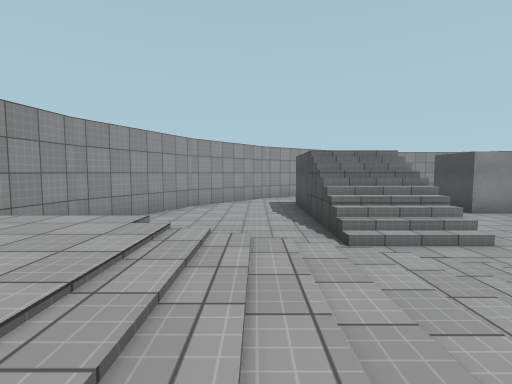
View 1 (above)

17 first-person views from a walk through a 3-D level made in the Unity game engine. The camera is 1.3 m above the floor, tilts 4° down and sees 85° across. The floor is counted in squares, 2 m on a side. Each view is taken from the middle of a square. On the plan, view 1 faces up. The plan holds only what a view shows up to about 9 squares ahead; the rest is blank. Some animated figures are left out. Surface patterns are stand-ins for the level's own textures.

View 2
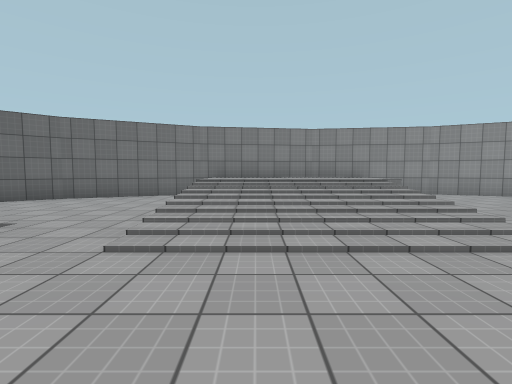

View 3
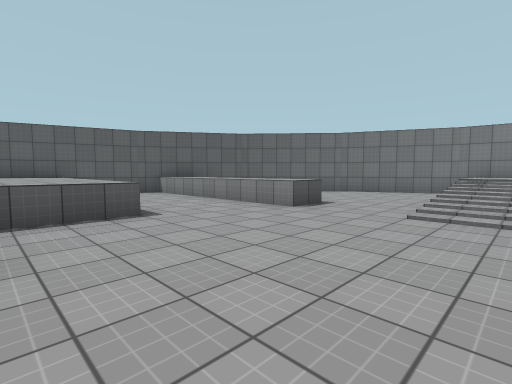

View 4
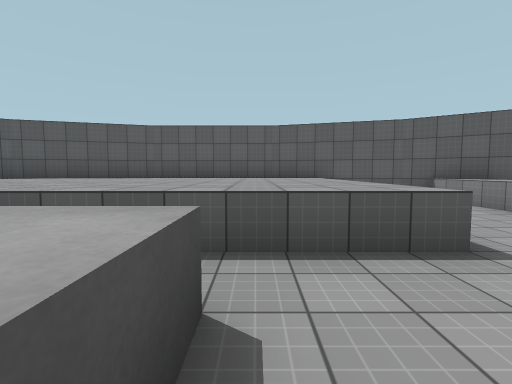

View 5
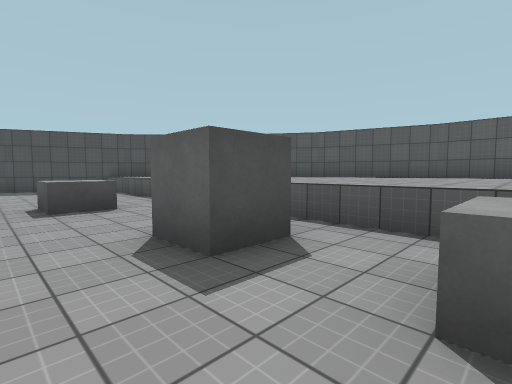

View 6
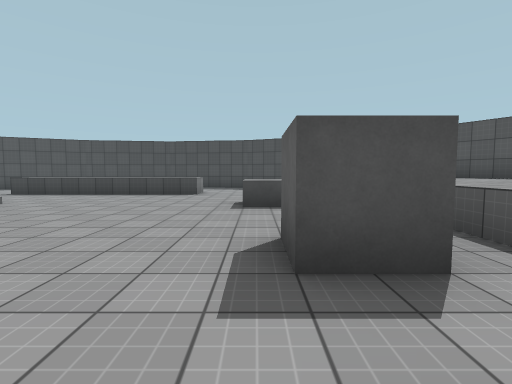

View 7
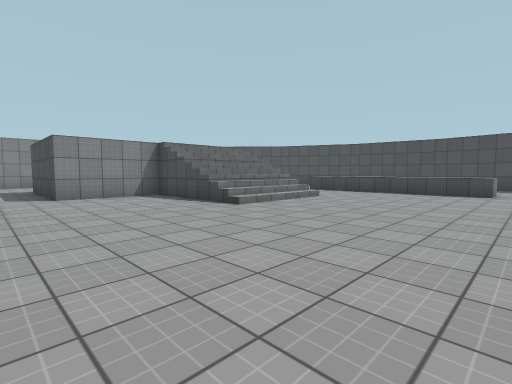

View 8
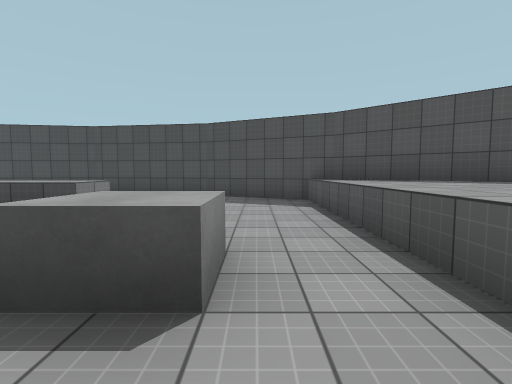

View 9
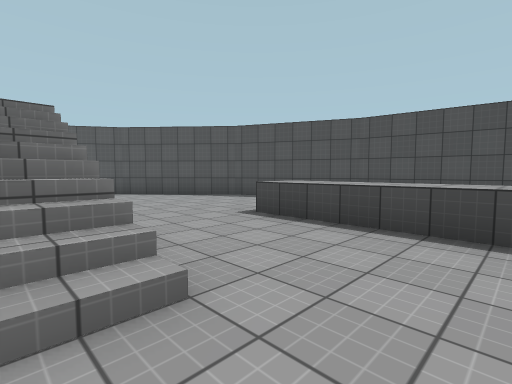

View 10
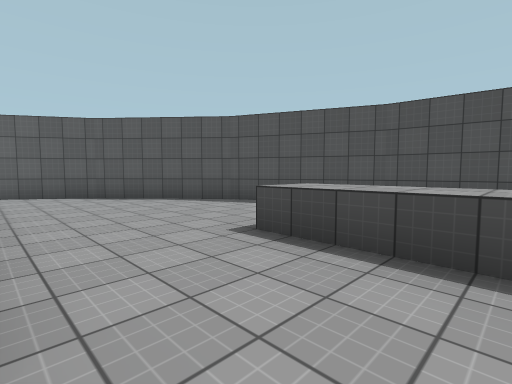

View 11
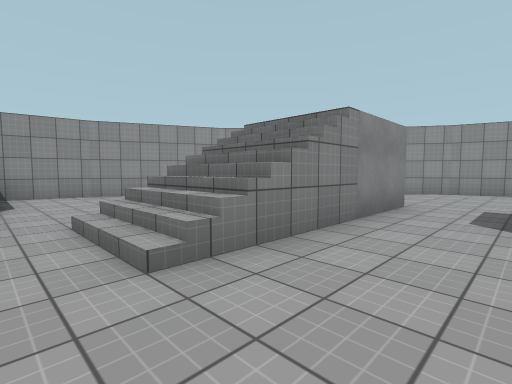

View 12
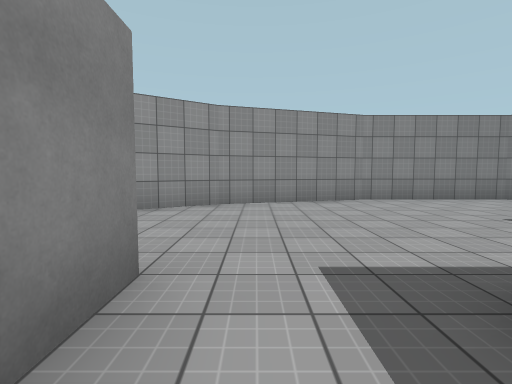

View 13
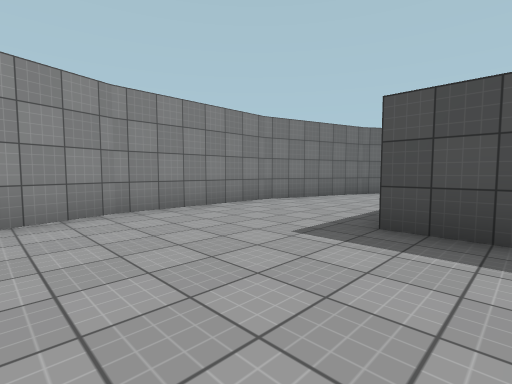

View 14
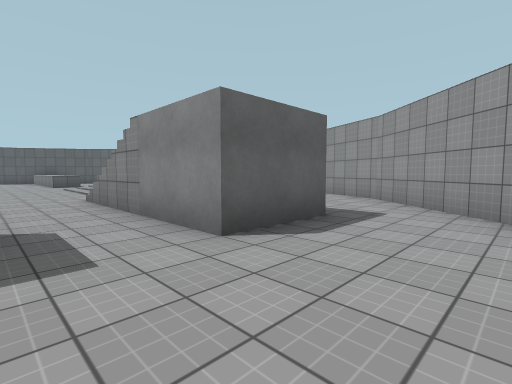

View 15
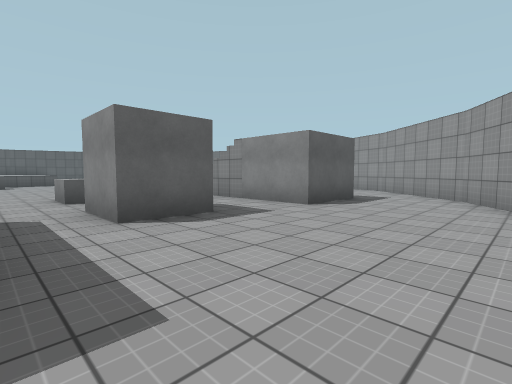

View 16
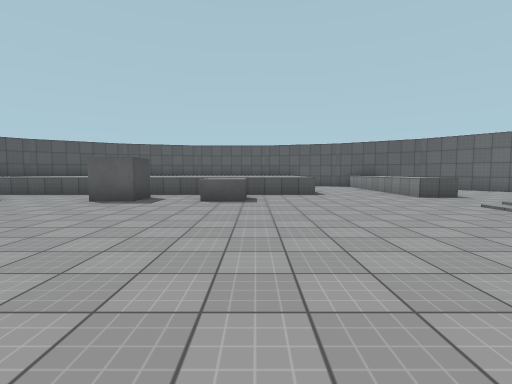

View 17
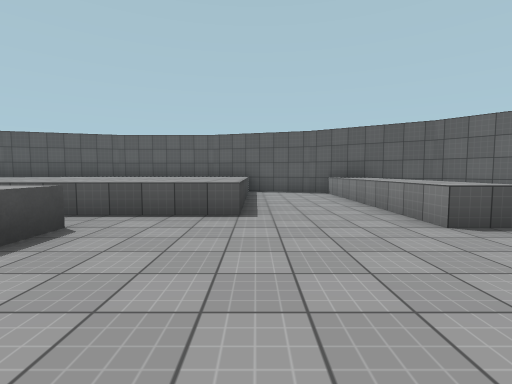

### Floor plan
Key: @ floor where view 1 was taken; # wall or solid block; . main floor; : floor 1 m higher than the main floor; + floor 3 m higher than the main floor; / step, stairs or slope; ^ raised ledge.
Columns run from 4 left of view 1 to 21 right of it. Each row starts with its distance up from view 1.
 14         #########
 13       ###.......###
 12     ###............##
 11    ##...........  ..##
 10   ##.........+    ...##
  9   #..........     ....##
  8  ##... +..#..     .....#
  7  #.... +..#..++   .....#
  6 ##....//.......///....  #
  5 #.....//..^....///...^  #
  4 #.....//.......///...^  #
  3 #::..................^  #
  2 # ::///..............^   #
  1 # ::///..............^   #
  0 # ::@//..............^..#
 -1 # ::///...............  #
 -2 #.................^.....#
 -3  #..........^.#.........#
 -4  #....^................#
 -5   #.. ^...^^^^^^^^^^^^#^
 -6   ##  ^...^^^^^^^^ ^^^^
 -7    ## ^...^^^^^^^^^^^^
 -8     ##^...^^^^^^^^ ^^
 -9       ^#..^^^^^^^^^
-10        ###^^^^^^^^

Positions as (right, up) in squares from view 1, and headings:
1: (0, 0), facing up
2: (5, 0), facing left
3: (7, 0), facing down-left
4: (7, -2), facing down
5: (8, -1), facing down-right
6: (8, -2), facing right
7: (7, -1), facing up-right
8: (12, -3), facing right
9: (13, 2), facing up-right
10: (14, 3), facing up-right
11: (5, 3), facing up-left
12: (4, 7), facing up
13: (5, 9), facing up-right
14: (5, 11), facing down-left
15: (8, 12), facing down-left
16: (7, 4), facing down
17: (5, 0), facing down
